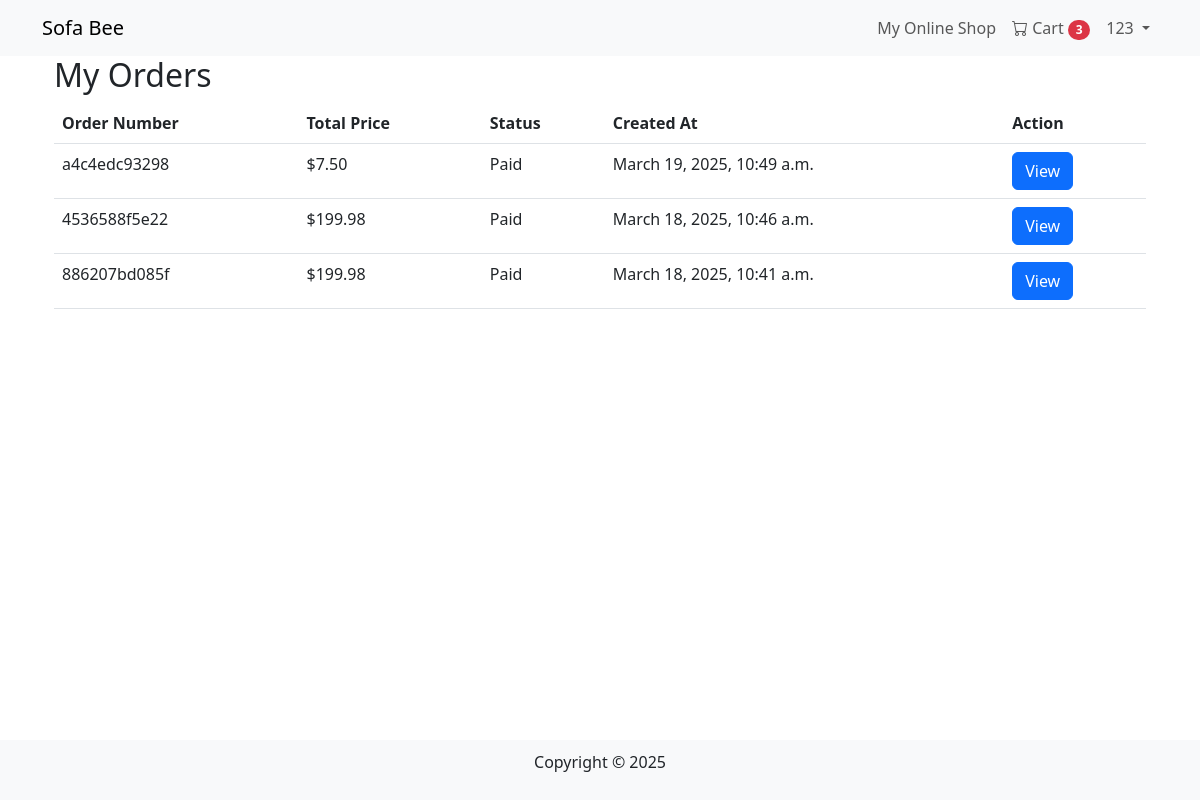
The page /orders/ (signed in) on the database as committed earlier.
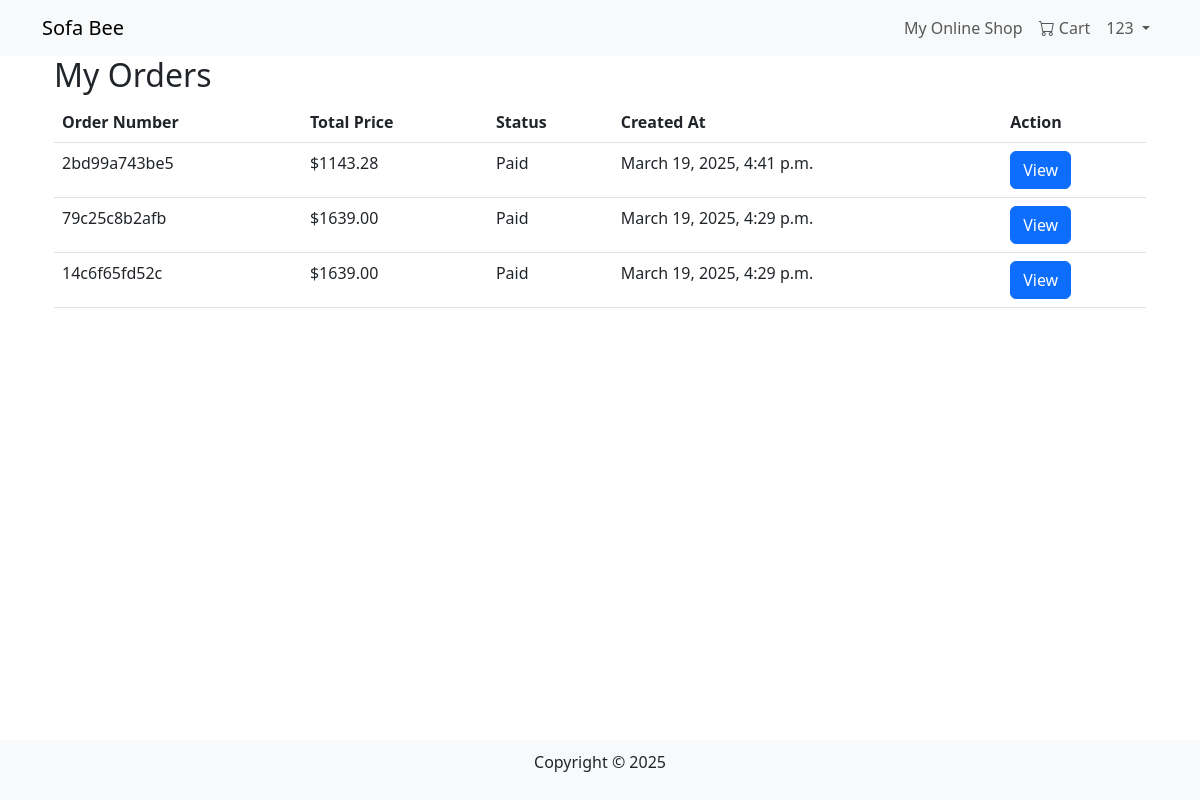
The same page on the database as committed later.
### orders/models.py (models this page shows, shortened)
class Order(models.Model):
    STATUS_CHOICES = [
        ('pending', 'Pending Payment'),
        ('paid', 'Paid'),
        ('shipped', 'Shipped'),
        ('completed', 'Completed'),
    ]
    PAYMENT_CHOICES = [
        ('credit_card', 'Credit Card'),
        ('paypal', 'PayPal'),
        ('wechat', 'WeChat Pay'),
        ('alipay', 'Alipay'),
        ('cash', 'Cash on Delivery'),
    ]
    user = models.ForeignKey(User, on_delete=models.CASCADE, related_name='orders')
    order_number = models.CharField(max_length=20, unique=True)
    total_price = models.DecimalField(max_digits=10, decimal_places=2)
    paid_at = models.DateTimeField(null=True, blank=True)  # 记录支付时间
    status = models.CharField(max_length=10, choices=STATUS_CHOICES, default='pending')
    payment_method = models.CharField(max_length=20, choices=PAYMENT_CHOICES, default='credit_card')
    shipping_address = models.TextField(null=True, blank=True)
    created_at = models.DateTimeField(auto_now_add=True)

### orders/views.py (the view)
# urls.py: path('', views.order_list, name='order_list'),
@login_required
def order_list(request):
    orders = Order.objects.filter(user=request.user).order_by('-created_at')
    return render(request, 'orders/order_list.html', {'orders': orders})

### cart/context_processors.py (called while the page is built)
def cart_processor(request):
    cart = None
    cart_total_items = 0
    if request.user.is_authenticated:
        try:
            cart = Cart.objects.get(user=request.user)
            cart_total_items = cart.items.count()
        except Cart.DoesNotExist:
            pass
    return {
        'cart': cart,
        'cart_total_items': cart_total_items
    }

### orders/templates/orders/order_list.html
{% extends "base.html" %}
{% block content %}
<div class="container">
    <h2>My Orders</h2>
    <table class="table">
        <thead>
            <tr>
                <th>Order Number</th>
                <th>Total Price</th>
                <th>Status</th>
                <th>Created At</th>
                <th>Action</th>
            </tr>
        </thead>
        <tbody>
            {% for order in orders %}
            <tr>
                <td>{{ order.order_number }}</td>
                <td>${{ order.total_price }}</td>
                <td>{{ order.get_status_display }}</td>
                <td>{{ order.created_at }}</td>
                <td><a href="{% url 'orders:order_detail' order.id %}" class="btn btn-primary">View</a></td>
            </tr>
            {% empty %}
            <tr><td colspan="5">No orders found.</td></tr>
            {% endfor %}
        </tbody>
    </table>
</div>
{% endblock %}

### products/templates/base.html (shortened to what this page needs)
<!DOCTYPE html>
<html lang="en">
<head>
    <link rel="stylesheet" href="https://cdn.jsdelivr.net/npm/bootstrap@5.3.0/dist/css/bootstrap.min.css">
    <link rel="stylesheet" href="https://cdn.jsdelivr.net/npm/bootstrap-icons@1.11.1/font/bootstrap-icons.css">
</head>
<body>
    <nav class="navbar navbar-expand-lg navbar-light bg-light">
        <div class="container">
            <a class="navbar-brand" href="/">Sofa Bee</a>
            <div class="collapse navbar-collapse" id="navbarNav">
                <ul class="navbar-nav ms-auto">
                    <li class="nav-item"><a class="nav-link" href="{% url 'products:product_list' %}">My Online Shop</a></li>
                    {% if user.is_authenticated %}
                        <li class="nav-item">
                            <a class="nav-link" href="{% url 'cart:cart_detail' %}">
                                <i class="bi bi-cart"></i> Cart
                                {% if cart_total_items > 0 %}
                                    <span class="badge bg-danger rounded-pill">{{ cart_total_items }}</span>
                                {% endif %}
                            </a>
                        </li>
                        <li class="nav-item dropdown">
                            <a class="nav-link dropdown-toggle" href="#" id="userDropdown" role="button"
                              data-bs-toggle="dropdown" aria-expanded="false">
                                {{ user.username }}
                            </a>
                        </li>
                    {% else %}
                        <li class="nav-item"><a class="btn btn-primary" href="{% url 'users:login' %}">Log In</a></li>
                    {% endif %}
                </ul>
            </div>
        </div>
    </nav>
    <div class="container content">
        {% block content %}{% endblock %}
    </div>
    <footer>
        <p>Copyright © 2025</p>
    </footer>
</body>
</html>

Rows that differ between the two databases and show on the page:
removed Order: order_number "a4c4edc93298", total_price "7.50", status "Paid", created_at "March 19, 2025, 10:49 a.m."
removed Order: order_number "4536588f5e22", total_price "199.98", status "Paid", created_at "March 18, 2025, 10:46 a.m."
removed Order: order_number "886207bd085f", total_price "199.98", status "Paid", created_at "March 18, 2025, 10:41 a.m."
added Order: order_number "2bd99a743be5", total_price "1143.28", status "Paid", created_at "March 19, 2025, 4:41 p.m."
added Order: order_number "79c25c8b2afb", total_price "1639.00", status "Paid", created_at "March 19, 2025, 4:29 p.m."
added Order: order_number "14c6f65fd52c", total_price "1639.00", status "Paid", created_at "March 19, 2025, 4:29 p.m."
Other text that changed with them:
{{ cart_total_items }}: "3" → (not shown)
